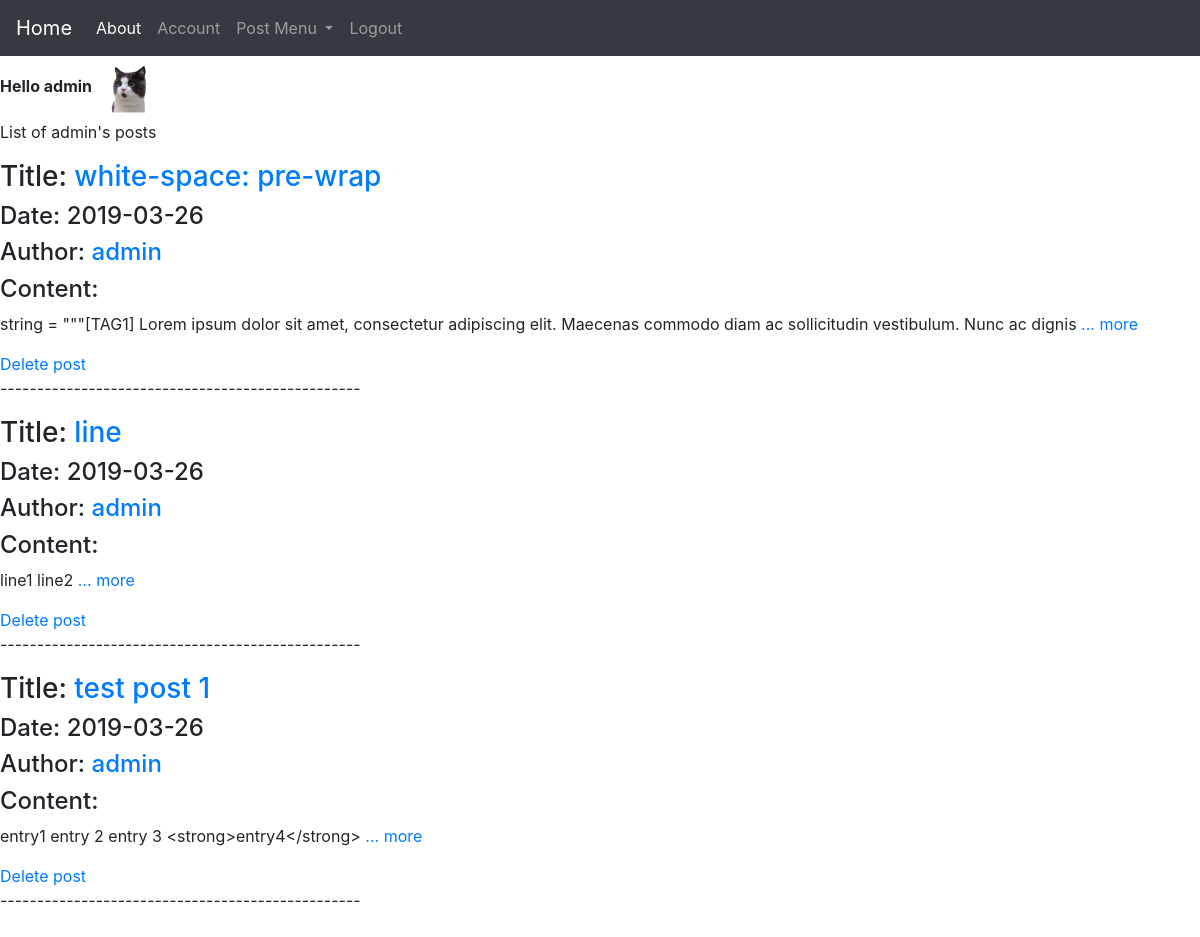
Before: /user/admin (signed in) with the older database file.
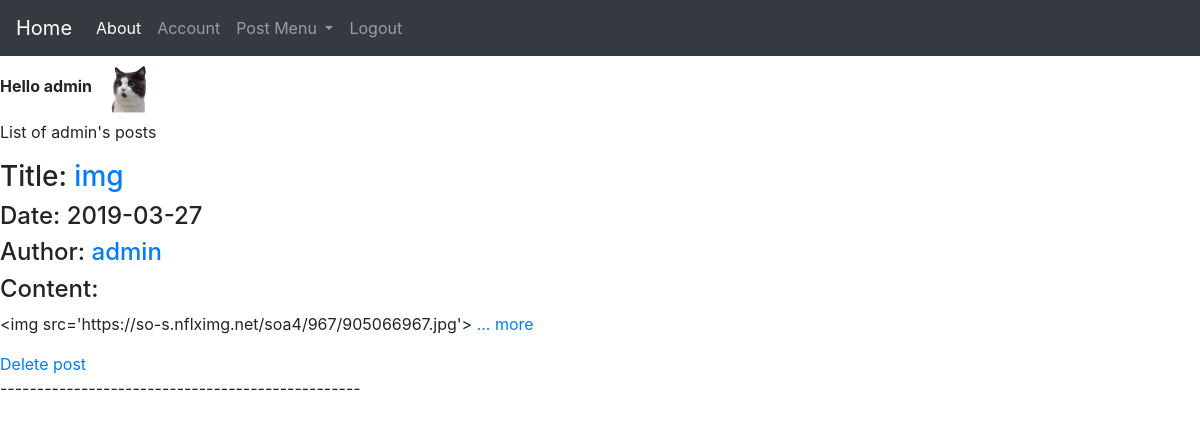
After: the same page with the newer database file.
### source/models.py (models this page shows, shortened)
class Post(db.Model):
	__tablename__ = 'post_table'
	id = db.Column(db.Integer, primary_key=True)
	title = db.Column(db.String(30), nullable=False)
	date = db.Column(db.DateTime(), default=datetime.utcnow, nullable=False)
	content = db.Column(db.Text(), nullable=False)
	user_id = db.Column(db.String(30), db.ForeignKey('user_table.id'), nullable=False)

class User(db.Model, UserMixin):
	__tablename__ = 'user_table'
	id = db.Column(db.Integer, primary_key=True)
	username = db.Column(db.String(30), unique=True, index =True, nullable=False)
	email = db.Column(db.String(40), unique=True, index =True, nullable=False)
	avatar = db.Column(db.String(30), nullable=False, default='default.png')
	password_hash = db.Column(db.String(128), nullable=False)
	post = db.relationship('Post', backref='author', lazy=True)

### source/user/views.py (the view)
@user.route("/user/<username>")
@login_required
def posts(username):
    page = request.args.get('page', 1, type=int)
    user = User.query.filter_by(username=username).first()
    posts = Post.query.filter_by(author=user).order_by(Post.date.desc()).paginate(page=page, per_page=5)
    return render_template('posts.html', user = user, posts=posts)

### source/models.py (called while the page is built)
@lm.user_loader
def load_user(user_id):
	return User.query.get(user_id)

### source/templates/posts.html
{% extends 'base.html' %}
{% block content %}
<p>List of {{ user.username }}'s posts</p>
{% for post in posts.items %}
<h3>Title: <a href="{{ url_for('post.show', post_id=post.id) }}"> {{post.title}}</a></h3>
<h4>Date: {{post.date.strftime('%Y-%m-%d')}}</h4>
<h4>Author: <a href="{{ url_for('user.posts', username=user.username) }}">{{post.author.username}}</a></h4>
<h4>Content: </h4>
<p>{{post.content[:180]}}
	<a href="{{ url_for('post.show', post_id=post.id) }}">... more</a>
</p>
{% if post.author.id == current_user.id %}
<a href="{{ url_for('post.delete', post_id=post.id) }}">Delete post</a>
{% endif %}
<p>-------------------------------------------------</p>
{% endfor %}
<nav>
{% for page_num in posts.iter_pages(left_edge=1, right_edge=1, left_current=1, right_current=2) %}
<li><a href="{{url_for('user.posts', username=user.username, page=page)}}">{{ pagenum }}</a></li>
{% endfor %}
</nav>
{% endblock %}

Changed rows visible on the page:
removed Post: title "white-space: pre-wrap", date "2019-03-26", author.username "admin", content "string = \"\"\"[TAG1] Lorem ipsum dolor sit amet, consectetur adipiscing elit. Maecenas commodo diam ac sollicitudin vestibulum. Nunc ac dignis"
removed Post: title "line", date "2019-03-26", author.username "admin", content "line1 line2"
removed Post: title "test post 1", date "2019-03-26", author.username "admin", content "entry1 entry 2 entry 3 <strong>entry4</strong>"
added Post: title "img", date "2019-03-27", author.username "admin", content "<img src='https://so-s.nflximg.net/soa4/967/905066967.jpg'>"
